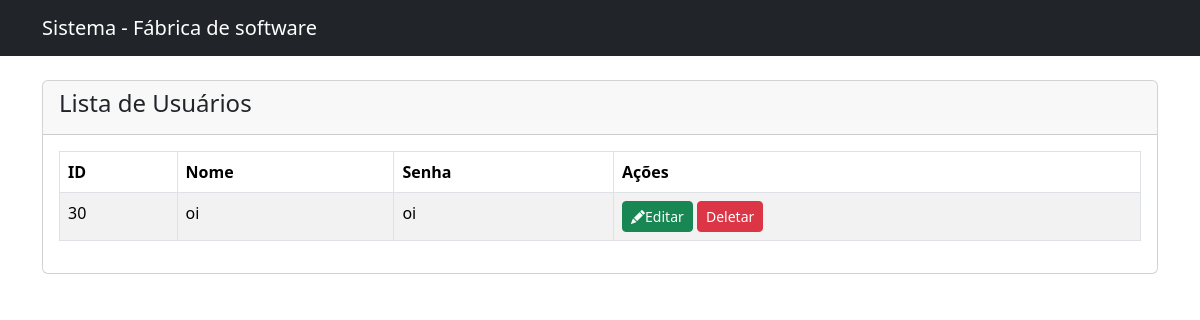
/usuarios/, run on an earlier commit of the app's database.
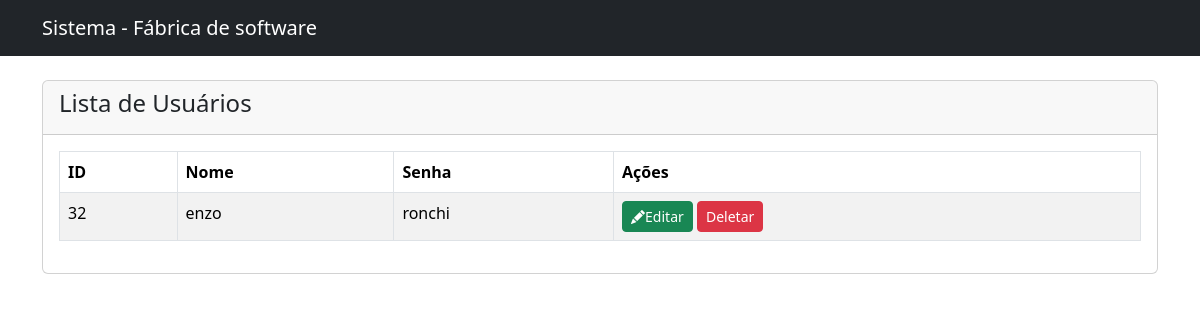
And on a later commit of the database.
### app/models.py (models this page shows)
class Usuario(models.Model):
    id = models.AutoField(primary_key=True)
    nome = models.TextField(max_length=255)
    senha = models.TextField(max_length=255)

### app/views.py (the view)
# urls.py: path('usuarios/', views.listagem_usuarios, name='listagem_usuarios'),
def listagem_usuarios(request):
    usuarios_cadastrados = Usuario.objects.all()
    contexto = {
        'usuarios': usuarios_cadastrados
    }
    return render(request, 'usuarios/usuarios.html', contexto)

### app/templates/usuarios/usuarios.html (shortened to what this page needs)
{% extends 'usuarios/base.html' %}
{% block conteudo %}
<div class="container mt-4">
    <div class="row">
        <div class="col-md-12">
            <div class="card">
                <div class="card-header">
                    <h4> Lista de Usuários</h4>
                </div>
                <div class="card-body">
                    <table class="table table-bordered table-striped">
                        <thead>
                            <tr>
                                <th>ID</th>
                                <th>Nome</th>
                                <th>Senha</th>
                                <th>Ações</th>
                            </tr>
                        </thead>
                        <tbody>
                            {% for usuario in usuarios %}
                            <tr>
                                <td> {{usuario.id}} </td>
                                <td> {{usuario.nome}} </td>
                                <td> {{usuario.senha}} </td>
                                <td>
                                    <a href="{% url 'editar_usuario' usuario.id %}" class="btn btn-success btn-sm"><span class="bi-pencil-fill"></span>Editar</a>
                                    <form action="{% url 'deletar_usuario' usuario.id %}" method="post" style="display:inline;">
                                        <button type="submit" class="btn btn-danger btn-sm">Deletar</button>
                                    </form>
                                </td>
                            </tr>
                            {% endfor %}
                        </tbody>
                    </table>
                </div>
            </div>
        </div>
    </div>
</div>
{% endblock %}

### app/templates/usuarios/base.html (shortened to what this page needs)
<!doctype html>
<html lang="en">
<head>
    <link href="https://cdn.jsdelivr.net/npm/bootstrap@5.3.3/dist/css/bootstrap.min.css" rel="stylesheet"
>
    <link rel="stylesheet" href="https://cdn.jsdelivr.net/npm/bootstrap-icons@1.11.3/font/bootstrap-icons.min.css">
</head>
<body>
    <nav class="navbar navbar-dark bg-dark">
        <div class="container-md">
            <a class="navbar-brand" href="{% url 'login' %}"> Sistema - Fábrica de software </a>
        </div>
    </nav>
    {% block conteudo%}
    {% endblock %}
</body>
</html>

What changed in the data, as far as the page shows it:
removed Usuario: id "30", nome "oi", senha "oi"
added Usuario: id "32", nome "enzo", senha "ronchi"
